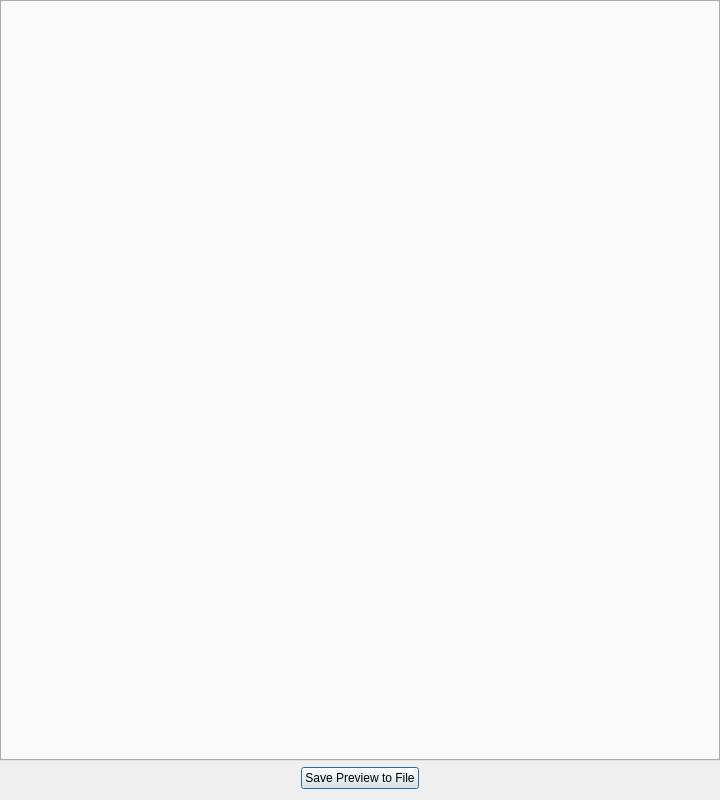
<?xml version="1.0" encoding="UTF-8"?>
<ui version="4.0">
 <class>TextPreview</class>
 <widget class="QDialog" name="TextPreview">
  <property name="geometry">
   <rect>
    <x>0</x>
    <y>0</y>
    <width>720</width>
    <height>800</height>
   </rect>
  </property>
  <property name="windowTitle">
   <string>Placeholder</string>
  </property>
  <layout class="QVBoxLayout" name="verticalLayout">
   <property name="leftMargin">
    <number>0</number>
   </property>
   <property name="topMargin">
    <number>0</number>
   </property>
   <property name="rightMargin">
    <number>0</number>
   </property>
   <item>
    <widget class="QTabWidget" name="tabWidget">
     <property name="usesScrollButtons">
      <bool>false</bool>
     </property>
    </widget>
   </item>
   <item alignment="Qt::AlignHCenter">
    <widget class="QPushButton" name="pushButton_save">
     <property name="sizePolicy">
      <sizepolicy hsizetype="Maximum" vsizetype="Fixed">
       <horstretch>0</horstretch>
       <verstretch>0</verstretch>
      </sizepolicy>
     </property>
     <property name="text">
      <string>Save Preview to File</string>
     </property>
     <property name="icon">
      <iconset theme="document-save">
       <normaloff>.</normaloff>.</iconset>
     </property>
    </widget>
   </item>
  </layout>
 </widget>
 <resources/>
 <connections/>
</ui>
